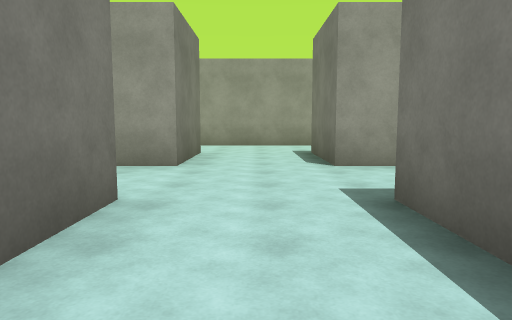
[1] (above)

20 first-person views from a walk through a 3-D level made in the Unity game engine. The camera is 1.4 m above the floor, tilts 6° down and sees 70° across. The floor is counted in squares, 2 m on a side. Each view is taken from the middle of a square. On the plan, view 1 faces up. The plan holds only what a view shows up to about 11 squares ahead; the rest is blank. The place goes on beyond the plan. The player is left out. Surface patterns are stand-ins for the level's own textures.

[2]
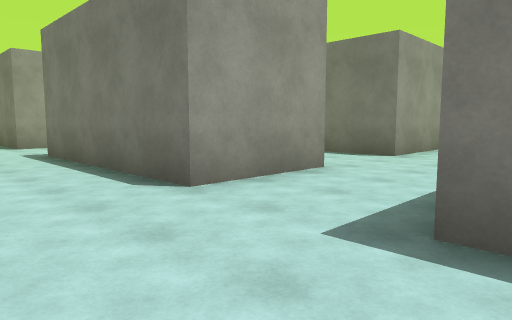

[3]
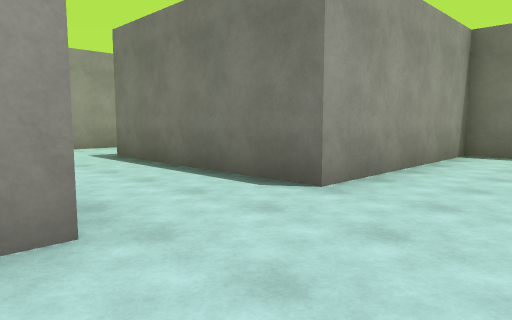

[4]
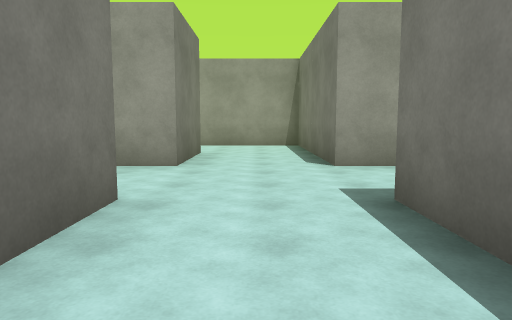

[5]
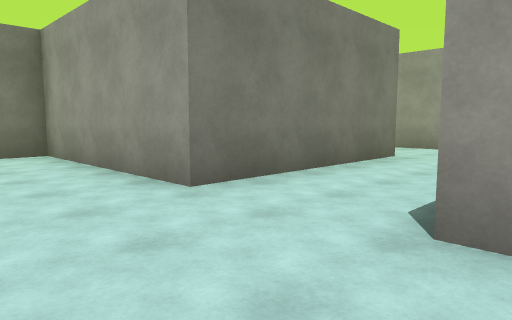

[6]
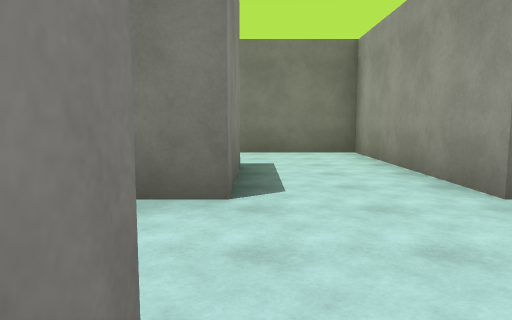

[7]
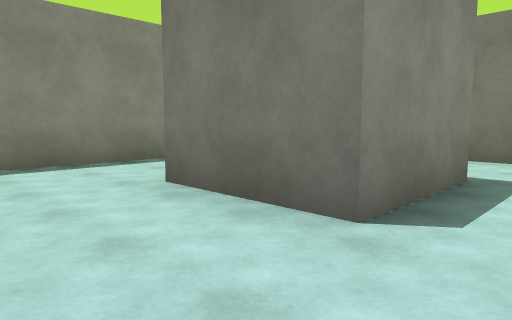

[8]
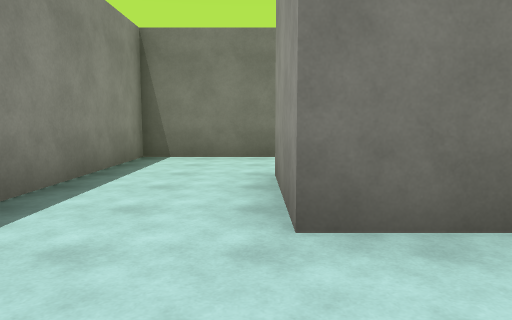

[9]
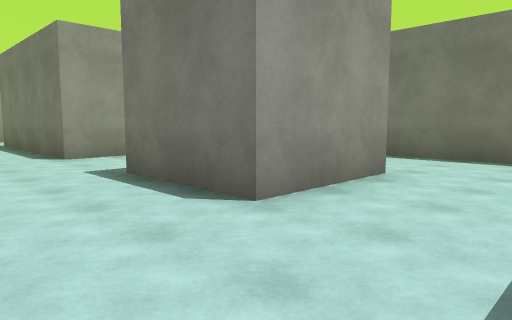

[10]
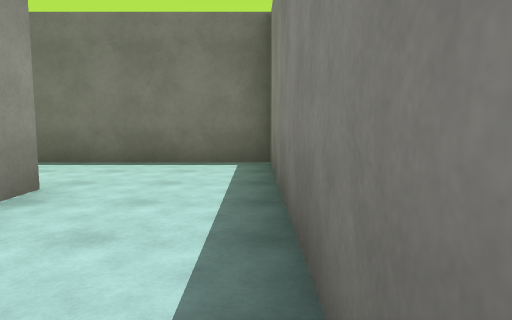

[11]
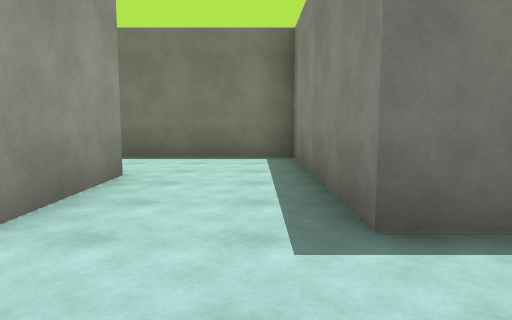

[12]
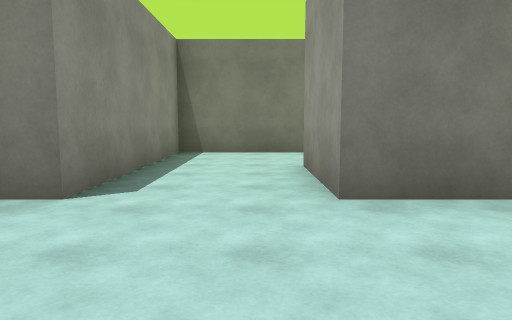

[13]
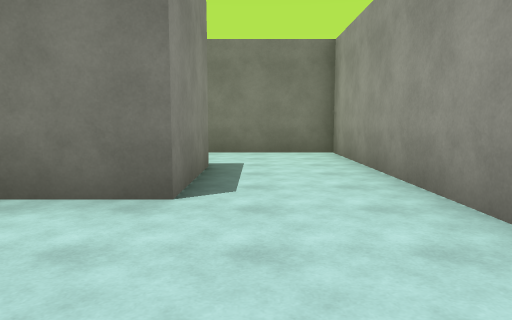

[14]
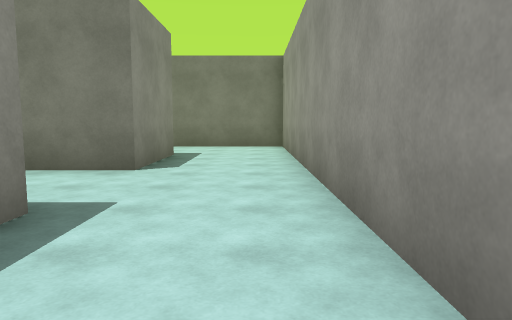

[15]
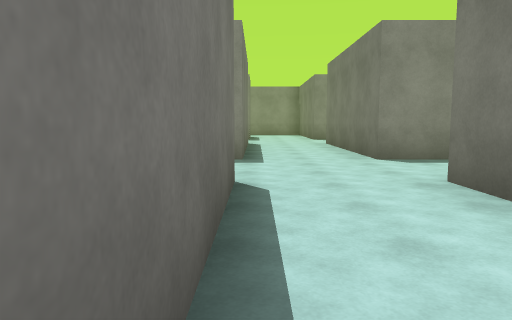

[16]
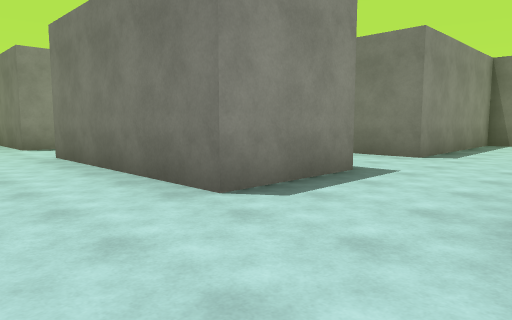

[17]
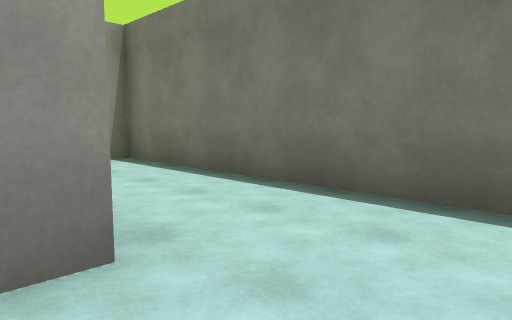

[18]
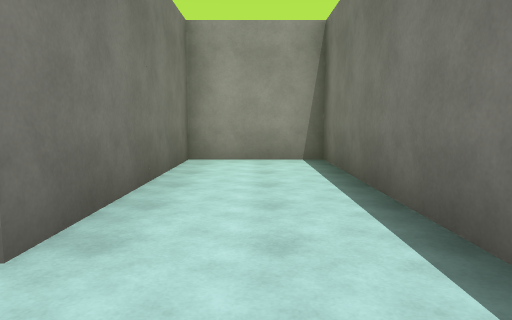

[19]
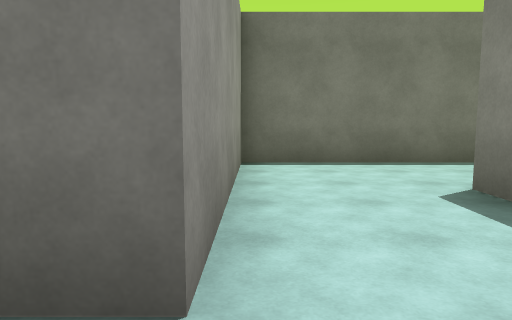

[20]
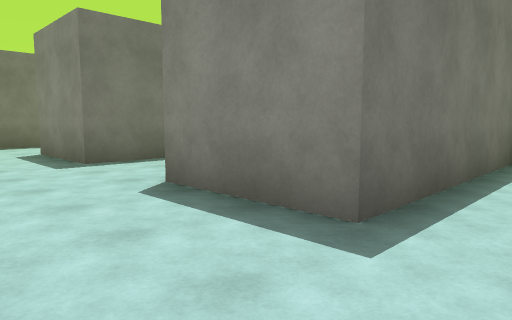

### Floor plan
Points are (right, up) in squares from view 1. A wall is a line through its corners. A room is listed if a view was taken in it or the views show most of it. See-through windows are left out.
Room 1 (views 1, 2, 3, 4, 5, 6, 7, 8, 9, 10, 11, 12, 13, 14, 15, 16, 17, 19, 20)
walls: (1.3, -1.8) (1.3, 3.3) (3.7, 3.3) (3.7, -1.8) (1.3, -1.8); (-3.9, -4.2) (-1.2, -4.2) (-1.2, -6.8) (-3.6, -6.8); (1.3, -9.1) (1.3, -4.2) (3.7, -4.2) (3.7, -6.8); (-3.5, 3.3) (-1.2, 3.3) (-1.2, -1.8) (-6.2, -1.8) (-6.2, -5); (5.2, -9.2) (11.3, -9.2) (11.3, -1.8) (6.3, -1.8) (6.3, 3.3) (8.4, 3.3); (8.9, -6.8) (6.3, -6.8) (6.3, -4.2) (8.8, -4.2); (-6.2, -6.5) (-6.2, -9.2) (0, -9.2); (8.8, 5.7) (6.3, 5.7) (6.3, 10.8) (-3.5, 10.8); (3.7, 8.2) (3.7, 5.7) (1.3, 5.7) (1.3, 8.2); (-3.8, 8.3) (-1.2, 8.3) (-1.2, 5.7) (-3.8, 5.7)
ways out: opening at (7.5, 4.5) to room 2; opening at (-2.5, 4.5) to room 3; opening at (-2.5, 9.5) to room 3
Room 2 (view 18)
walls: (8.4, 3.3) (11.3, 3.3) (11.3, 10.8) (8.8, 10.8) (8.8, 5.7)
ways out: opening at (7.5, 4.5) to room 1
Room 3 (no view inside)
walls: (-6.2, 6.1) (-6.2, 3.3) (-3.5, 3.3); (-3.5, 10.8) (-6.2, 10.8) (-6.2, 7.6)
ways out: opening at (-2.5, 4.5) to room 1; opening at (-2.5, 9.5) to room 1

Where each view was taken, in squares from view 1:
view 1: 0 up, 0 right, facing up
view 2: 5 down, 1 left, facing up-right
view 3: 4 down, 3 right, facing up-right
view 4: 0 up, 5 right, facing up
view 5: 4 down, 2 right, facing up-left
view 6: 4 down, 2 right, facing left
view 7: 3 down, 1 right, facing down-left
view 8: 7 down, 1 right, facing left
view 9: 9 down, 4 right, facing up-right
view 10: 9 down, 5 right, facing right
view 11: 4 up, 4 right, facing right
view 12: 5 up, 2 right, facing left
view 13: 9 up, 2 right, facing left
view 14: 10 up, 4 right, facing left
view 15: 10 up, 6 right, facing down
view 16: 6 up, 6 right, facing down-left
view 17: 4 up, 8 right, facing up-right
view 18: 4 up, 10 right, facing up
view 19: 2 down, 5 right, facing right
view 20: 2 down, 0 right, facing down-right
